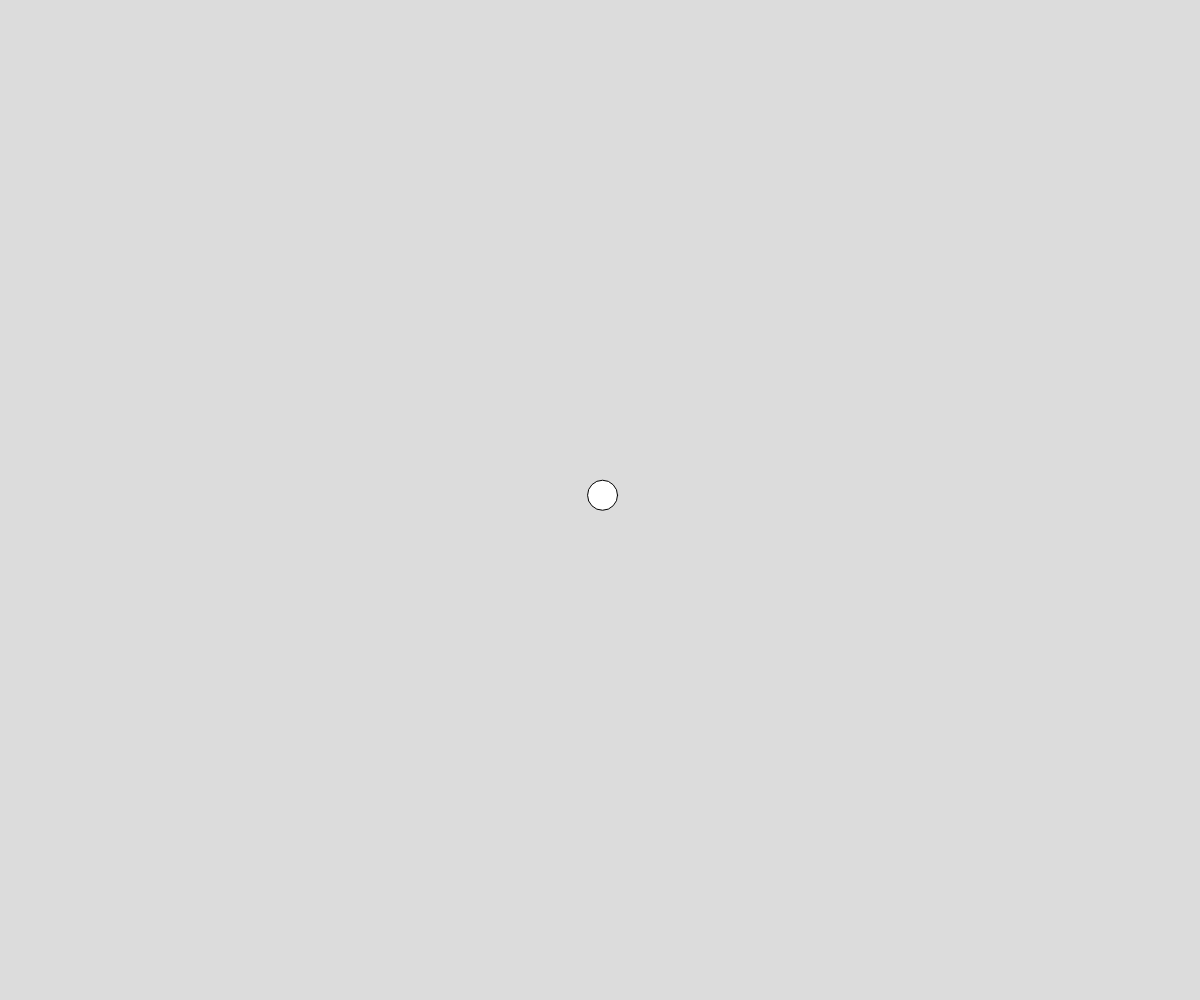
Frame 1 (no input)
Frame 60 (no input): blank canvas, image omitted
Frame 120 (the mouse pressed at the canvas centre since frame 60): blank canvas, image omitted

The p5.js sketch that drew this single still picture (run headless with seeded random() and noise() and a simulated clock; from frame 60 on, the mouse is pressed at the canvas centre):

// p5.js sketch
// ── sketch.js
// Local Storage and p5 Sound Library
// Talha Ali Murad
// 27-11-2023
// 

// Global Variables
let ball;
let totalBounces = 0;

function setup() {
  createCanvas(windowWidth, windowHeight);
  ball = new Ball(width/2, height/2);
}

function draw() {
  background(220);
  ball.move();
  ball.display();
}

class Ball{
  constructor(x, y){
    this.pos = createVector(x, y);
    this.vel = createVector(random(-6, 6), random(0, -6));
  }

  display(){
    circle(this.pos.x, this.pos.y, 30);
  }

  move(){
    this.pos.add(this.vel);
  }
}
